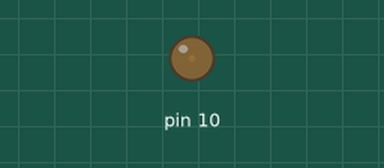
Bench run of a sketch on a simulated Arduino Uno, built with avr-gcc and run on an emulated ATmega328P. Parts: output pins drawn as LEDs (lit = HIGH).

Above: at 0.05 s.
At 3.2 s:
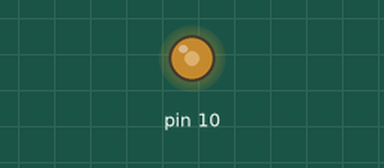
At 4.75 s:
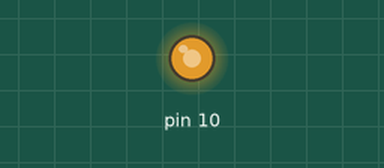
At 6.35 s:
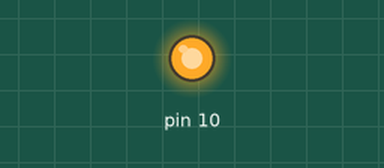
Timing chart, 0 to 8.3 s (numbered marks = the images above):
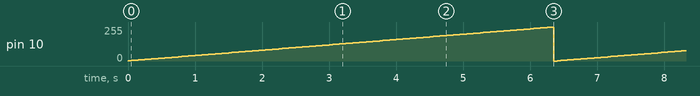

Measured:
- by itself, pin 10: ramps from 0/255 to 254/255 and jumps back, once every 6.4 s

The sketch:

_2016_11_09_blink2.ino
```cpp
int stufe;

void setup() {
  pinMode(10, OUTPUT);
  stufe = 0;
}

void loop() {
   stufe = stufe + 2;
   if(stufe >= 255)
   {
      stufe = 0;
   }
   analogWrite(10, stufe);
   delay(50);
}
```
